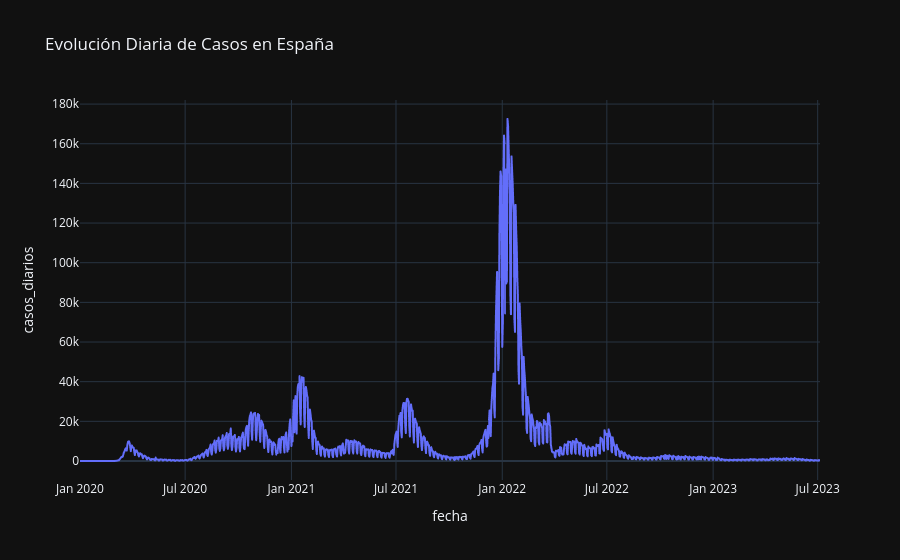

This figure's notebook cell:
### Code cell
def get_daily_evolution():
    query = text("""
        SELECT fecha, SUM(num_casos) as casos_diarios,
        SUM(num_hosp) as hosp_diarios
        FROM daily_stats
        GROUP BY fecha
        ORDER BY fecha ASC
        """)
    with engine.connect() as conn:
        return pd.read_sql(query, conn)

df_evolucion = get_daily_evolution()
fig = px.line(df_evolucion, x="fecha", y="casos_diarios", title="Evolución Diaria de Casos en España")
fig.show()

### Figure 1 — Plotly figure (JSON) as saved in the notebook; plotly's stock layout.template omitted (floating-point values rounded to 4 significant figures; data arrays with more than 128 entries replaced by an {"elided": "..."} marker saying what was removed)
{"data": [{"hovertemplate": "fecha=%{x}<br>casos_diarios=%{y}<extra></extra>", "legendgroup": "", "line": {"color": "#636efa", "dash": "solid"}, "marker": {"symbol": "circle"}, "mode": "lines", "name": "", "showlegend": false, "x": {"elided": "1282 str values"}, "xaxis": "x", "y": {"elided": "1282 float values"}, "yaxis": "y", "type": "scattergl"}], "layout": {"xaxis": {"anchor": "y", "domain": [0.0, 1.0], "title": {"text": "fecha"}}, "yaxis": {"anchor": "x", "domain": [0.0, 1.0], "title": {"text": "casos_diarios"}}, "legend": {"tracegroupgap": 0}, "title": {"text": "Evolución Diaria de Casos en España"}}}
